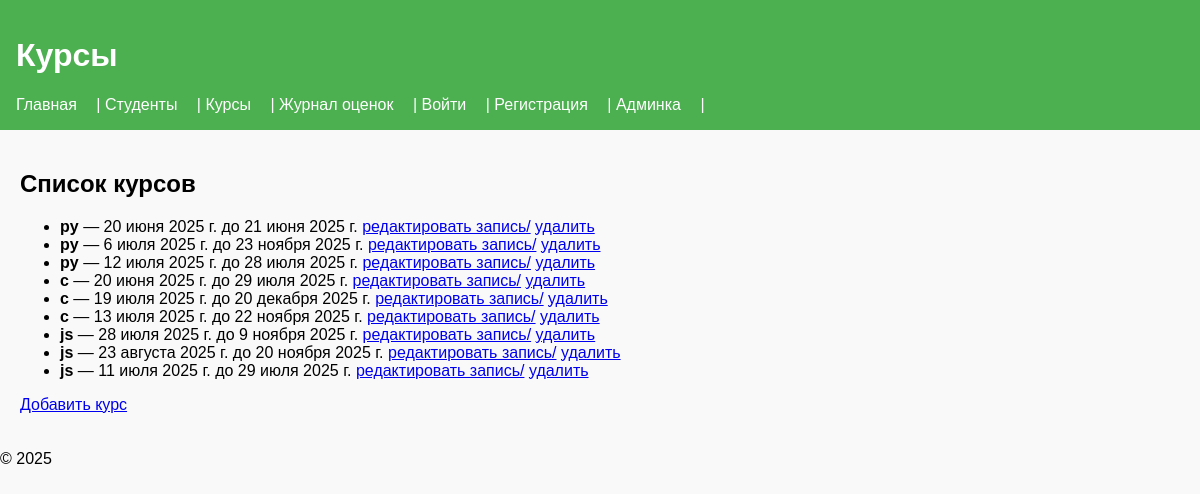
Page /courses/ on the committed database.
### students/models.py (models this page shows, shortened)
class Courses(models.Model):
    courses = [
        ('py', 'python'),
        ('c', 'C++'),
        ('js','JavaScript')
    ]
    name = models.CharField(
        choices=courses,
        max_length=15,
        verbose_name='курсы'
    )
    course_num = models.PositiveSmallIntegerField(
        verbose_name='номер потока',
        default=1
    )
    start_date = models.DateField(verbose_name='начало курса')
    end_date = models.DateField(verbose_name='конец курса')
    description = models.TextField(blank=True, verbose_name='описание')

### students/views.py (the view)
# urls.py: path('courses/', course_list, name='course_list'),
def course_list(r):
    courses = Courses.objects.all()
    return render(r, 'course_list.html', context={'courses': courses})

### students/templates/course_list.html (shortened to what this page needs)
{% extends 'base.html' %}
{% block content %}
    <h2>Список курсов</h2>
    <ul>
        {% for course in courses %}
            <li>
                <strong>{{ course.name }}</strong> —
                {{ course.start_date }} до {{ course.end_date }}
                <a href="{% url 'course_edit' course.pk %}">редактировать запись/</a>
                <a href="{% url 'course_delete' course.pk %}">удалить</a>
            </li>
        {% empty %}
            <li>Нет курсов</li>
        {% endfor %}
    </ul>
    <div class="add_button"><a href="{% url 'course_add' %}"> Добавить курс</a></div>
{% endblock %}

### students/static/css/style.css (style rules this page uses)
body { font-family: Arial, sans-serif; margin: 0; padding: 0; background: #f9f9f9; }

### rows in the picture
Courses: name "py", start_date "20 июня 2025 г.", end_date "21 июня 2025 г."
Courses: name "py", start_date "6 июля 2025 г.", end_date "23 ноября 2025 г."
Courses: name "py", start_date "12 июля 2025 г.", end_date "28 июля 2025 г."
Courses: name "c", start_date "20 июня 2025 г.", end_date "29 июля 2025 г."
Courses: name "c", start_date "19 июля 2025 г.", end_date "20 декабря 2025 г."
Courses: name "c", start_date "13 июля 2025 г.", end_date "22 ноября 2025 г."
Courses: name "js", start_date "28 июля 2025 г.", end_date "9 ноября 2025 г."
Courses: name "js", start_date "23 августа 2025 г.", end_date "20 ноября 2025 г."
Courses: name "js", start_date "11 июля 2025 г.", end_date "29 июля 2025 г."
